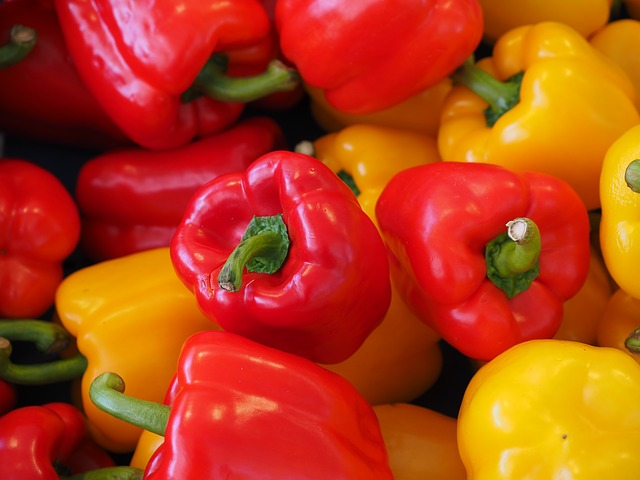
#> input picture Unsupervised ML/peppers.jpg, 640 x 480 px
$ jupyter execute --allow-errors Mean_Shift_Clustering_v2.ipynb   (shell and % lines are left out)
#> lines starting #> are read from the running program, lines starting #| are printed output that depends on the picture
<p style="text-align:center">
    <a href="https://skills.network/?utm_medium=Exinfluencer&utm_source=Exinfluencer&utm_content=000026UJ&utm_term=10006555&utm_id=NA-SkillsNetwork-Channel-SkillsNetworkCoursesIBMML0187ENSkillsNetwork821-2023-01-01">

    </a>
</p>

**<h1>Mean Shift Clustering </h1>**

Estimated time needed: **30** minutes

As you hike in the mountains, you stumble upon a plant you have never seen before. You look around and you spot a few more of them. The similarities between them tell you that they probably belong to the same group of plants. However, you are not a botanist, so you can't know exactly which species these plants belong to. This task can be solved with the help of clustering analysis. Clustering can identify the groups of similar looking objects and group them together based on their similar instances.

Image from [PxHere](https://pxhere.com/en/photo/1067051?utm_medium=Exinfluencer&utm_source=Exinfluencer&utm_content=000026UJ&utm_term=10006555&utm_id=NA-SkillsNetwork-Channel-SkillsNetworkCoursesIBMML0187ENSkillsNetwork821-2023-01-01)

In this notebook, we will explore Mean Shift Clustering, which is a **non-parametric centroid-based clustering** algorithm. Mean Shift Clustering attempts to group data without having first to be trained on the labeled data. Unlike the K-Means Clustering, when using the Mean Shift, we don't need to specify the number of clusters beforehand. Mean Shift Clustering is used in a wide variety of applications, such as image segmentation, academic ranking systems, search engines, medicine, and many others.

In the first part of this notebook, we will focus on the image segmentation, which is used in many object detection and tracking systems, as it makes it easier to detect the contour of each object.

In the second part of this notebook, we will show how to use the Mean Shift Clustering to classify the survivors rates of the Titanic, the most famous shipwreck in history. Based on the passengers' features (e.g. age, ticket class, fare, etc.) we will classify the passengers into clusters with different survival probabilities.

## __Table of Contents__

<ol>
    <li><a href="#Objectives">Objectives</a></li>
    <li>
        <a href="#Setup">Setup</a>
        <ol>
            <li><a href="#Installing-Required-Libraries">Installing Required Libraries</a></li>
            <li><a href="#Importing-Required-Libraries">Importing Required Libraries</a></li>
        </ol>
    </li>
   <li>
        <a href="#Mean Shift for Image Segmentation">Mean Shift for Image Segmentation</a>
        <ol>
            <li><a href="#Pre-processing Image">Pre-processing Image</a></li>
            <li><a href="#Apply Mean Shift to the Image">Apply Mean Shift to the Image</a></li>
        </ol>
    </li>
    <li>
        <a href="#Exercises">Exercises</a>
        <ol>
            <li><a href="#Exercise 1 - Repeat the above image segmentation process for a new image on the internet">Exercise 1 - Repeat the above image segmentation process for a new image on the internet</a></li>
            <li><a href="#Exercise 2 - Mean Shift Applied to the Titanic Dataset ">Exercise 2 - Mean Shift Applied to the Titanic Dataset</a></li>
        </ol>
    </li>
    <li>
        <a href="#How Mean Shift Works (Optional)">How Mean Shift Works (Optional)</a>
        <ol>
            <li><a href="#Kernel Density Estimation">Kernel Density Estimation</a></li>
            <li><a href="#Mean Shift From Scratch">Mean Shift From Scratch</a></li>
        </ol>
    </li>
</ol>

----

<h2>Objectives</h2>

After completing this lab you will be able to:

- **Understand** Kernel Density Estimation (KDE).
- **Describe** how Mean Shift Works from scratch.
- **Implement** Mean Shift for image segmentation.

<h2 id='Setup'>Setup</h2>

For this lab, we will be using the following libraries:
 - [`pandas`](https://pandas.pydata.org/?utm_medium=Exinfluencer&utm_source=Exinfluencer&utm_content=000026UJ&utm_term=10006555&utm_id=NA-SkillsNetwork-Channel-SkillsNetworkCoursesIBMML0187ENSkillsNetwork821-2023-01-01) for managing the data.
 - [`numpy`](https://numpy.org/?utm_medium=Exinfluencer&utm_source=Exinfluencer&utm_content=000026UJ&utm_term=10006555&utm_id=NA-SkillsNetwork-Channel-SkillsNetworkCoursesIBMML0187ENSkillsNetwork821-2023-01-01) for mathematical operations.
 - [`sklearn`](https://scikit-learn.org/stable/?utm_medium=Exinfluencer&utm_source=Exinfluencer&utm_content=000026UJ&utm_term=10006555&utm_id=NA-SkillsNetwork-Channel-SkillsNetworkCoursesIBMML0187ENSkillsNetwork821-2023-01-01) for machine learning and machine-learning-pipeline related functions.
 - [`openCV`](https://opencv.org/?utm_medium=Exinfluencer&utm_source=Exinfluencer&utm_content=000026UJ&utm_term=10006555&utm_id=NA-SkillsNetwork-Channel-SkillsNetworkCoursesIBMML0187ENSkillsNetwork821-2023-01-01) OpenCV provides a real-time optimized Computer Vision library, tools, and hardware.
 - [`matplotlib`](https://matplotlib.org/?utm_medium=Exinfluencer&utm_source=Exinfluencer&utm_content=000026UJ&utm_term=10006555&utm_id=NA-SkillsNetwork-Channel-SkillsNetworkCoursesIBMML0187ENSkillsNetwork821-2023-01-01) for additional plotting tools.

### Installing Required Libraries

The following required modules are pre-installed in the Skills Network Labs environment. However if you run this notebook commands in a different Jupyter environment (e.g. Watson Studio or Ananconda) you will need to install these libraries by removing the `#` sign before `!mamba` in the code cell below.

[cell 1]
# All Libraries required for this lab are listed below. The libraries pre-installed on Skills Network Labs are commented.
#!mamba install -qy pandas==1.3.4 numpy==1.21.4 matplotlib==3.5.0 scikit-learn==0.20.1 scipy==1.7.3
# Note: If your environment doesn't support "!mamba install", use "!pip install pandas==1.3.4 numpy==1.21.4 matplotlib==3.5.0 scikit-learn==0.20.1 scipy==1.7.3"

### Importing Required Libraries

[cell 2]
# Surpress any warnings:
def warn(*args, **kwargs):
    pass
import warnings
warnings.warn = warn

import numpy as np
import cv2 as cv
from sklearn.cluster import MeanShift, estimate_bandwidth
from mpl_toolkits import mplot3d
import pandas as pd
import matplotlib.pyplot as plt
import seaborn as sns
import math

<p style="color:blue">If you wish to learn in detail about how Mean Shift works before studying its applications, you can go to <a href="#E_1"> How Mean Shift Works (Optional)</a> section first. </P>

<h2 id="Exercise_1">Mean Shift for Image Segmentation   </h2>

### Pre-processing Image

Mean Shift Clustering can be used for image segmentation. An image segmentation attempts to cluster an image pixels according to their color. It then replaces each pixel's color with the mean color of its cluster. This way considerably reduces the number of different colors in the image. So, each cluster represents the mode or the most common intensities. Every pixel is labeled according to the cluster it’s nearest to. Consider the following image.

Download the image:

[cell 3]
# import skillsnetwork
# await skillsnetwork.prepare("https://cf-courses-data.s3.us.cloud-object-storage.appdomain.cloud/IBM-ML0187EN-SkillsNetwork/labs/module%202/peppers.jpeg", overwrite=True)

[cell 4]
img = cv.imread('peppers.jpg')
#> img is the input picture: shape (480, 640, 3); mean B, G, R 21.1, 64, 180.2
plt.imshow(cv.cvtColor(img, cv.COLOR_BGR2RGB))
plt.show()

We will pre-process the image by smoothing it.

[cell 5]
img = cv.medianBlur(img, 7)
plt.imshow(cv.cvtColor(img, cv.COLOR_BGR2RGB))
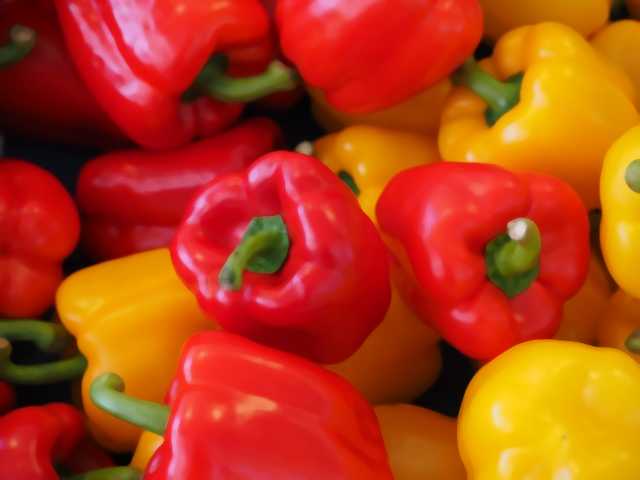
#> shown: shape (480, 640, 3); mean R, G, B 180.3, 63.6, 20.3

We can plot the Red, Green, Blue (RGB) values as 3D points.

[cell 6]
ax = plt.axes(projection ="3d")
ax.scatter3D(img[:,:,0],img[:,:,1],img[:,:,2])
ax.set_title('Pixel Values ')
plt.show()
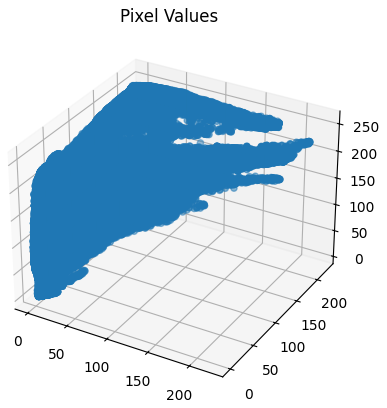
#> figure drawn by matplotlib, 1 panel

We have a rectangular image with three channels.

[cell 7]
img.shape

We convert the image to 194 x 259 rows (194 x 259 = 50246, which is the shape of our matrix) for each pixel, and three columns for each color channel (Red, Green, Blue), as a numpy array of <code>X</code>:

[cell 8]
X = img.reshape((-1,3))
print("shape: ",X.shape)
#| shape:  (307200, 3)
print("data type   : ",X.dtype)
#| data type   :  uint8

As we see, the data type is `unit8`, so, we need to cast it to be a `float32`:

[cell 9]
X = np.float32(X)

### Apply Mean Shift to the Image

Estimate the bandwidth to use with the mean-shift algorithm, using the <code>estimate_bandwidth</code> function:
- <code>X</code>: array-like of shape <code>(n_samples, n_features)</code>
Input points.
- <code>quantile</code>: float, default=0.3 Should be between [0, 1], 0.5 means that the median of all pairwise distances is used.
- <code>n_samples</code>: int, The number of samples to be used. If not given, all samples are to be used.

[cell 10]
bandwidth = estimate_bandwidth(X, quantile=.06, n_samples=3000)
#> bandwidth = 31.04
bandwidth
#> Out = 31.04

We can create a <code>MeanShift</code> object in sklearn with the following parameters:
- <code>bandwidth</code>:float, default=None
Bandwidth used in the RBF kernel.
- <code>max_itert</code>: (default=300) Maximum number of iterations per seed point before the clustering operation terminates (for that seed point), if has not converged yet.
- <code>bin_seeding</code> :if true, initial kernel locations are not locations of all points, but rather the location of the discretized version of points.

We then fit the model.

[cell 11]
ms = MeanShift(bandwidth=bandwidth,bin_seeding=True)
ms.fit(X)

Now, we have the label corresponding to the label of each row.

[cell 12]
labeled=ms.labels_
labeled

For each sample, we can find the assigned clusters:

[cell 13]
clusters=ms.predict(X)
clusters

We can list the unique clusters.

[cell 14]
np.unique(labeled)
#> Out = [0, 1, 2, 3, 4, 5, 6, 7, 8]

We can also list the actual cluster centroid locations, which are also the RGB values:

[cell 15]
ms.cluster_centers_
#> Out = [[17.36, 20.62, 208.3], [2.64, 170.6, 235.5], [0.788, 53.62, 153.5], [2.68, 9.67, 82.24], [7.15, 8.56, 22.39], [16.01, 59.24, 58.55], [121.1, 90.69, 234.2], [99.22, 160, 142], [204, 204.8, 218.9]]

We can convert the clusters `unit8` datatype for images:

[cell 16]
cluster_int8=np.uint8(ms.cluster_centers_)
#> cluster_int8 = [[17, 20, 208], [2, 170, 235], [0, 53, 153], [2, 9, 82], [7, 8, 22], [16, 59, 58], [121, 90, 234], [99, 160, 141], [204, 204, 218]]
cluster_int8
#> Out has the same summary as cluster_int8

We can also estimate what cluster each sample belongs to, as follows:

[cell 17]
ms.predict(X)

[cell 18]
ax = plt.axes(projection ="3d")
ax.scatter3D(img[:,:,0],img[:,:,1],img[:,:,2])
ax.set_title('Pixel Values ')
plt.show()

ax = plt.axes(projection ="3d")
ax.set_title('Pixel Cluster Values  ')
ax.scatter3D(cluster_int8[:,0],cluster_int8[:,1],cluster_int8[:,2],color='red')
plt.show()
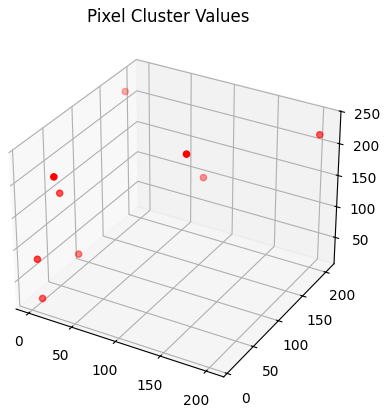
#> figure drawn by matplotlib, 1 panel

We can assign each data point to the cluster value and reshape it back  to a Rectangular image.

[cell 19]
result=np.zeros(X.shape,dtype=np.uint8)

for label in np.unique(labeled):
    result[labeled==label,:]=cluster_int8[label,:]
#> this loop made 9 passes


result=result.reshape(img.shape)
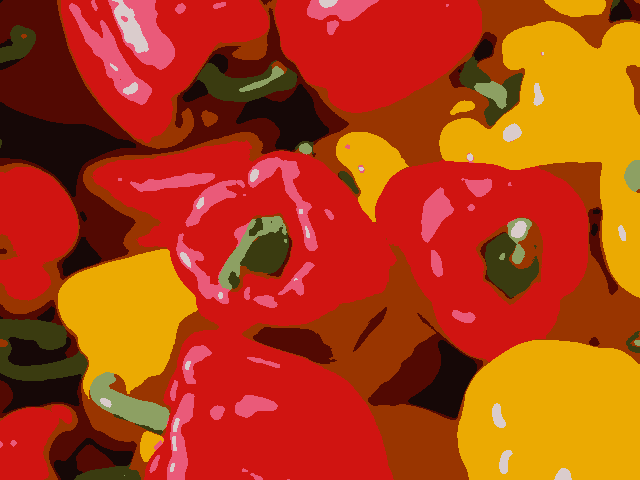
#> result: shape (480, 640, 3); mean B, G, R 17.7, 63.5, 177.3

[cell 20]
plt.imshow(cv.cvtColor(result, cv.COLOR_BGR2RGB))
plt.show()

We now plot each cluster, as a cluster value, and we see that each cluster corresponds to a different object.

[cell 21]
for label in np.unique(labeled):
    result=np.zeros(X.shape,dtype=np.uint8)
    result[labeled==label,:]=cluster_int8[label,:]
    plt.imshow(cv.cvtColor(result.reshape(img.shape), cv.COLOR_BGR2RGB))
    plt.show()
#> this loop made 9 passes
#> pass 1, `plt.show()`:
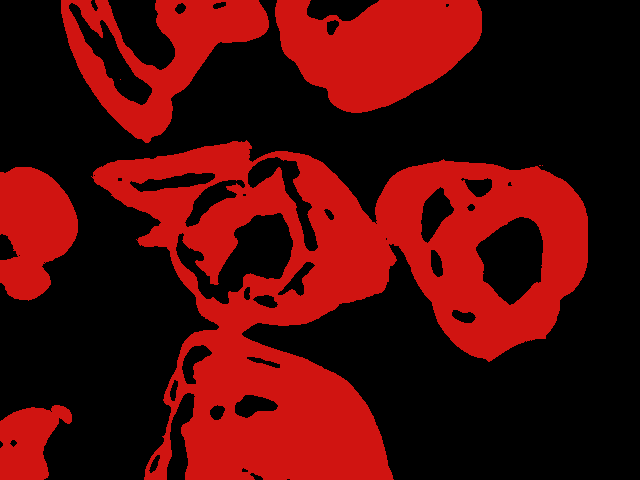
#> shown: shape (480, 640, 3); mean R, G, B 77.8, 7.5, 6.4
#> pass 2, `plt.show()`:
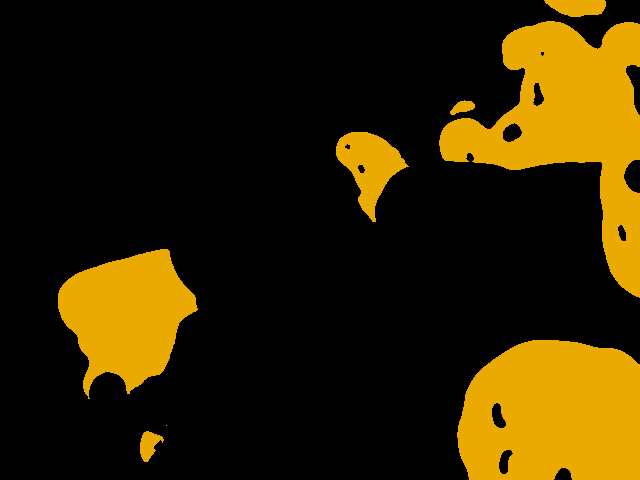
#> shown: shape (480, 640, 3); mean R, G, B 48.4, 35, 0.4

Therefore, we have classified our images according to their different vegetable types, using the Mean Shift Clustering.

## Exercises

### Exercise 1 - Repeat the above image segmentation process for a new image on the internet

Run the cell below to download the image from the web:

[cell 22]
import requests
url='https://www.plastform.ca/wp-content/themes/plastform/images/slider-image-2.jpg'
name="my_file.jpg"

with open(name, 'wb') as file:
    file.write(requests.get(url, stream=True).content)
#> (this line was passed over: the network is not available in this run)
#> (the rest of the program and of its run is left out)
